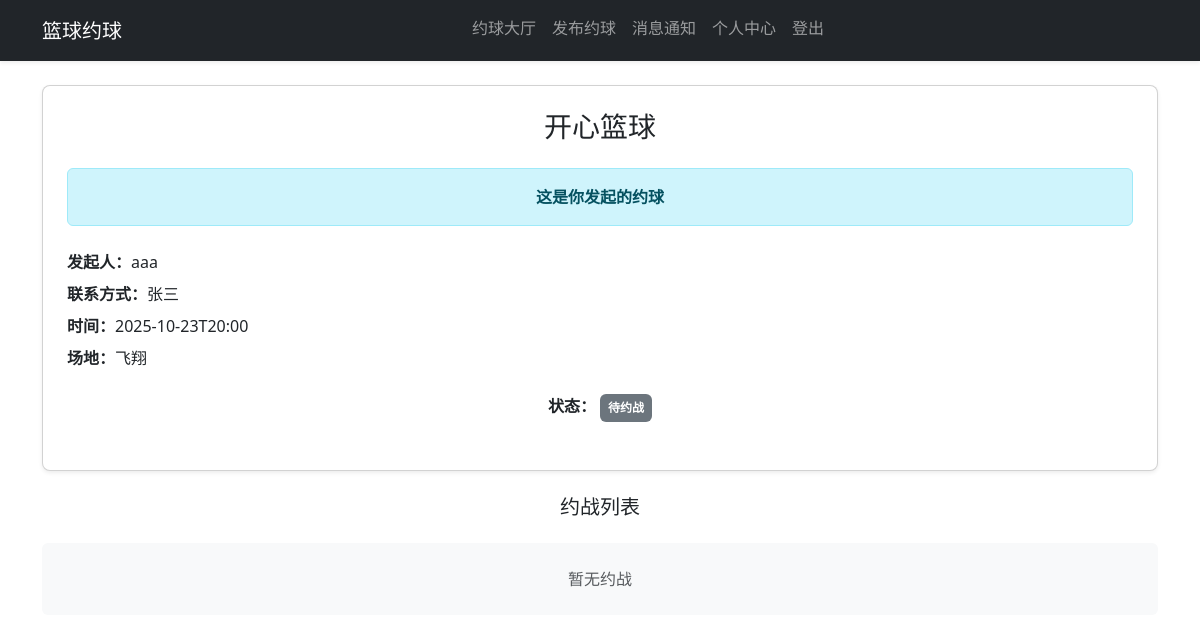
The app's page /match/1 (signed in), older data.
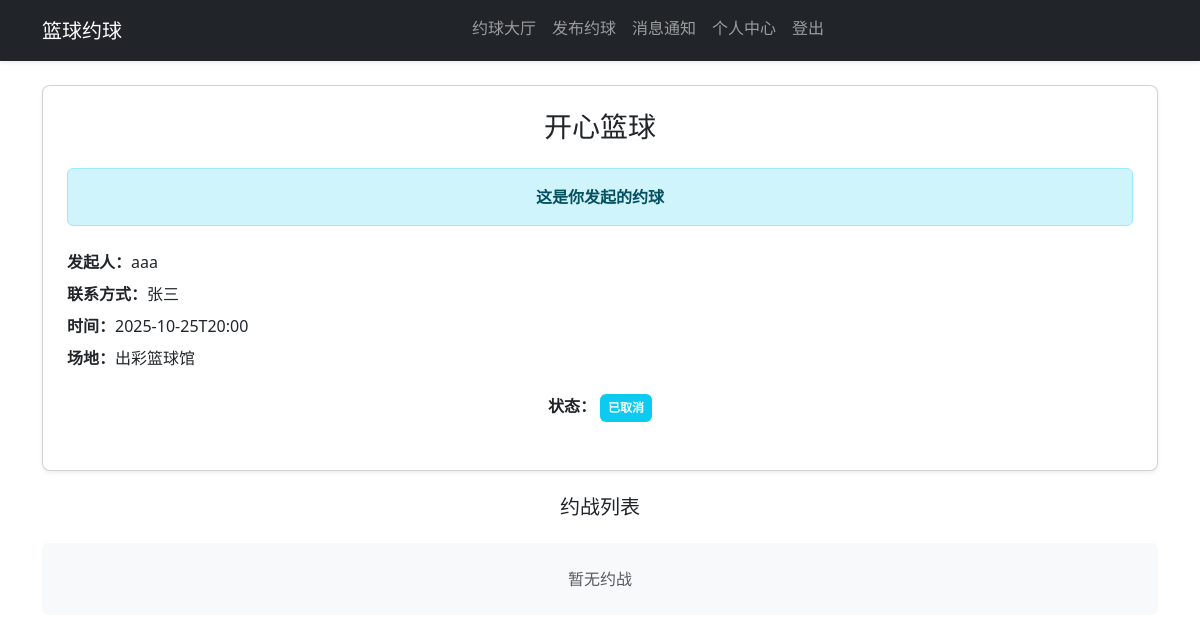
The same page, newer data.
### app.py (models this page shows, shortened)
class Match(db.Model):
    id = db.Column(db.Integer, primary_key=True)
    team_name = db.Column(db.String(128), nullable=False)
    contact = db.Column(db.String(64), nullable=False)
    start_time = db.Column(db.String(64), nullable=False)
    location = db.Column(db.String(128), nullable=False)
    status = db.Column(db.String(32), default='待约战')
    owner_id = db.Column(db.Integer, db.ForeignKey('user.id'), nullable=False)
    created_at = db.Column(db.DateTime, default=datetime.utcnow)
    owner = db.relationship('User', backref='matches')

class User(UserMixin, db.Model):
    id = db.Column(db.Integer, primary_key=True)
    username = db.Column(db.String(80), unique=True, nullable=False)
    password_hash = db.Column(db.String(200), nullable=False)
    team_name = db.Column(db.String(128), nullable=True)
    contact = db.Column(db.String(64), nullable=True)
    phone = db.Column(db.String(32), nullable=True)
    is_admin = db.Column(db.Boolean, default=False)  # 管理员标志
    created_at = db.Column(db.DateTime, default=datetime.utcnow)

### app.py (the view)
@app.route('/match/<int:match_id>')
def match_detail(match_id):
    match = Match.query.get_or_404(match_id)
    unread_messages = 0
    if current_user.is_authenticated:
        unread_messages = Message.query.filter_by(user_id=current_user.id, is_read=False).count()
    return render_template('match_detail.html', match=match, unread_messages=unread_messages)

### app.py (called while the page is built)
@login_manager.user_loader
def load_user(user_id):
    return User.query.get(int(user_id))

@app.before_request
def create_tables():
    global tables_created
    if not tables_created:
        with app.app_context():
            db.create_all()
        tables_created = True

@app.before_request
def track_page_visits():
    if request.path.startswith('/static/') or request.path == '/admin':
        return
    user_id = current_user.id if current_user.is_authenticated else None
    visit = PageVisit(
        path=request.path,
        user_id=user_id,
        ip_address=request.remote_addr,
        user_agent=request.headers.get('User-Agent', '')[:255]  # 限制长度
    )
    db.session.add(visit)

### templates/match_detail.html (shortened to what this page needs)
{% extends 'base.html' %}
{% block content %}
<div class="card mb-4 shadow-sm">
  <div class="card-body p-4">
    <h3 class="card-title text-center mb-4">{{ match.team_name }}</h3>
    {% if current_user.is_authenticated and current_user.id == match.owner_id %}
      <div class="alert alert-info mb-4 text-center">
        <strong>这是你发起的约球</strong>
      </div>
    {% endif %}
    <div class="mb-4">
      <div class="mb-2"><strong>发起人：</strong>{{ match.owner.username }}</div>
      <div class="mb-2"><strong>联系方式：</strong>{{ match.contact }}</div>
      <div class="mb-2"><strong>时间：</strong>{{ match.start_time }}</div>
      <div class="mb-2"><strong>场地：</strong>{{ match.location }}</div>
    </div>
    <div class="text-center mb-4">
      <strong>状态：</strong>
      {% if match.status == '待约战' %}<span class="badge bg-secondary p-2">{{ match.status }}</span>
      {% elif match.status == '匹配中' %}<span class="badge bg-warning text-dark p-2">{{ match.status }}</span>
      {% elif match.status == '约战成功' %}<span class="badge bg-success p-2">{{ match.status }}</span>
      {% else %}<span class="badge bg-info p-2">{{ match.status }}</span>{% endif %}
    </div>
  </div>
</div>
<h5 class="text-center mb-4">约战列表</h5>
{% if match.challenges %}
  <div class="list-group">
    {% for c in match.challenges %}
      <div class="list-group-item mb-3 p-4 shadow-sm rounded-lg">
        <div class="mb-3">
          <div class="d-flex justify-content-between">
            <div>
              <strong>{{ c.challenger.username }}</strong>
              {% if c.challenger.team_name %}
              <small class="text-muted">（{{ c.challenger.team_name }}）</small>
              {% endif %}
            </div>
            <div class="text-muted small">{{ c.created_at.strftime('%Y-%m-%d %H:%M') }}</div>
          </div>
          {% if c.message %}
          <div class="mt-2 p-2 bg-light rounded">
            <strong>留言：</strong>{{ c.message }}
          </div>
          {% endif %}
        </div>
        {% if match.owner_id == current_user.get_id()|int %}
          {% if c.status == '待确认' %}
            <div class="d-grid gap-2">
              <form method="post" action="{{ url_for('confirm_challenge', challenge_id=c.id) }}">
                <button class="btn btn-success btn-block-mobile">同意</button>
              </form>
              <form method="post" action="{{ url_for('reject_challenge', challenge_id=c.id) }}">
                <button class="btn btn-outline-secondary btn-block-mobile">拒绝</button>
              </form>
            </div>
          {% elif c.status == '已同意' %}
            <div class="text-center">
              <span class="badge bg-success p-2">已同意</span>
            </div>
          {% else %}
            <div class="text-center">
              <span class="badge bg-secondary p-2">{{ c.status }}</span>
            </div>
          {% endif %}
        {% else %}
          <div class="text-center">
            <span class="badge bg-info p-2">{{ c.status }}</span>
          </div>
        {% endif %}
      </div>
    {% endfor %}
  </div>
{% else %}
  <div class="text-center text-muted p-4 bg-light rounded">
    暂无约战
  </div>
{% endif %}
{% endblock %}

### templates/base.html (shortened to what this page needs)
<!doctype html>
<html lang="zh-CN">
  <head>
    <link href="https://cdn.jsdelivr.net/npm/bootstrap@5.3.2/dist/css/bootstrap.min.css" rel="stylesheet">
  </head>
  <body>
    <nav class="navbar navbar-expand-lg navbar-dark bg-dark shadow-sm">
      <div class="container">
        <a class="navbar-brand" href="{{ url_for('index') }}">篮球约球</a>
        <div class="collapse navbar-collapse" id="navbarNav">
          <ul class="navbar-nav ms-auto w-100 justify-content-center">
            {% if current_user.is_authenticated %}
              <li class="nav-item"><a class="nav-link" href="{{ url_for('index') }}">约球大厅</a></li>
              <li class="nav-item"><a class="nav-link" href="{{ url_for('create_match') }}">发布约球</a></li>
              <li class="nav-item">
                <a class="nav-link position-relative" href="{{ url_for('messages') }}">
                  消息通知
                </a>
              </li>
              <li class="nav-item"><a class="nav-link" href="{{ url_for('profile') }}">个人中心</a></li>
              <li class="nav-item"><a class="nav-link" href="{{ url_for('logout') }}">登出</a></li>
            {% else %}
              <li class="nav-item"><a class="nav-link" href="{{ url_for('login') }}">登录</a></li>
              <li class="nav-item"><a class="nav-link" href="{{ url_for('register') }}">注册</a></li>
            {% endif %}
          </ul>
        </div>
      </div>
    </nav>
    <div class="container mt-4">
      {% block content %}{% endblock %}
    </div>
  </body>
</html>

### templates/base.html (style rules this page uses)
body { font-size: 16px; }
.card { border-radius: 8px; }
.navbar-nav { text-align: center; }
.nav-item { margin-bottom: 5px; }

Row changes from the older to the newer data that the page shows:
changed Match "开心篮球": start_time "2025-10-23T20:00" → "2025-10-25T20:00"; location "飞翔" → "出彩篮球馆"; status "待约战" → "已取消"
